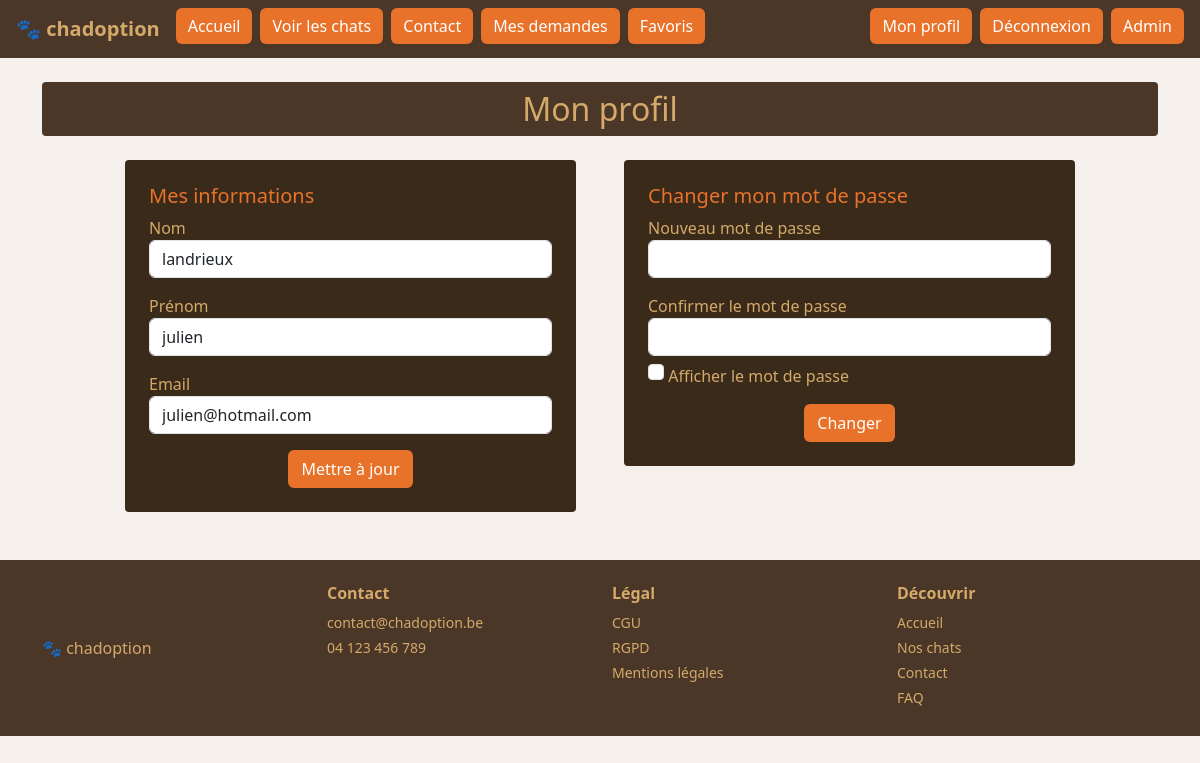
Screenshot of /?url=profil (signed in) with the database file from the repository.
### tables this page shows
CREATE TABLE IF NOT EXISTS `utilisateurs` (
  `id` int NOT NULL AUTO_INCREMENT,
  `nom` varchar(100) NOT NULL,
  `prenom` varchar(100) NOT NULL,
  `email` varchar(150) NOT NULL,
  `mot_de_passe` varchar(255) NOT NULL,
  `role` enum('admin','utilisateur') NOT NULL DEFAULT 'utilisateur',
  `date_inscription` datetime NOT NULL DEFAULT CURRENT_TIMESTAMP,
  PRIMARY KEY (`id`),
  UNIQUE KEY `email` (`email`)
);

### controllers/ProfilController.php (called while the page is built, shortened)
<?php
require_once __DIR__ . '/../config/db.php';
require_once ROOT_PATH . '/models/UserModel.php';
$id      = $_SESSION['user']['id'];
$user    = getUserById($pdo, $id);
require_once ROOT_PATH . '/public/views/profil.php';

### models/UserModel.php (called while the page is built, shortened)
<?php
function getUserById($pdo, $id) {
    $stmt = $pdo->prepare("SELECT * FROM utilisateurs WHERE id = :id");
    $stmt->execute(['id' => $id]);
    return $stmt->fetch();
}

### public/views/profil.php (the view, shortened to what this page needs)
<?php
require_once ROOT_PATH . '/public/includes/header.php';
?>
<div class="container my-4">
    <h2 class="text-center py-2 mb-4" style="background-color: #4a3728; color: #d4a96a; border-radius: 4px;">Mon profil</h2>
    <div class="row justify-content-center gap-4">
        <div class="col-12 col-lg-5">
            <div class="p-4" style="background-color: #3a2a1a; color: #d4a96a; border-radius: 4px;">
                <h5 style="color: #e8722a;">Mes informations</h5>
                <form method="POST" action="">
                    <div class="mb-3">
                        <label>Nom</label>
                        <input type="text" name="nom" class="form-control" value="<?= htmlspecialchars($user['nom']) ?>">
                    </div>
                    <div class="mb-3">
                        <label>Prénom</label>
                        <input type="text" name="prenom" class="form-control" value="<?= htmlspecialchars($user['prenom']) ?>">
                    </div>
                    <div class="mb-3">
                        <label>Email</label>
                        <input type="email" name="email" class="form-control" value="<?= htmlspecialchars($user['email']) ?>">
                    </div>
                    <div class="text-center">
                        <button type="submit" class="btn" style="background-color:#e8722a; color:white;">Mettre à jour</button>
                    </div>
                </form>
            </div>
        </div>
        <div class="col-12 col-lg-5">
            <div class="p-4" style="background-color: #3a2a1a; color: #d4a96a; border-radius: 4px;">
                <h5 style="color: #e8722a;">Changer mon mot de passe</h5>
                <form method="POST" action="">
                    <div class="mb-3">
                        <label>Nouveau mot de passe</label>
                        <input type="password" name="mdp" class="form-control password-input">
                    </div>
                    <div class="mb-3">
                        <label>Confirmer le mot de passe</label>
                        <input type="password" name="mdp_confirm" class="form-control password-input">
                        <input type="checkbox" name="ShowPassword" id="showPassword" class="form-check-input mt-2">
                        <label for="showPassword" style="color: #d4a96a;" class="form-check-label mt-2">Afficher le mot de passe</label>
                    </div>
                    <div class="text-center">
                        <button type="submit" class="btn" style="background-color:#e8722a; color:white;">Changer</button>
                    </div>
                </form>
            </div>
        </div>
    </div>
</div>
<?php require_once ROOT_PATH . '/public/includes/footer.php'; ?>

### public/includes/header.php (style rules this page uses)
body { background-color: #f5f0eb; }

### rows the page displays
utilisateurs: nom "landrieux", prenom "julien", email "julien@hotmail.com"
